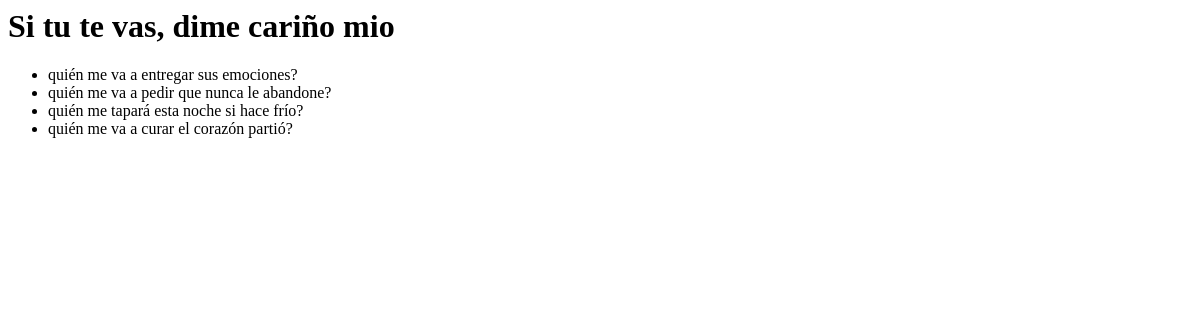
The page /home2/ on the database as committed earlier.
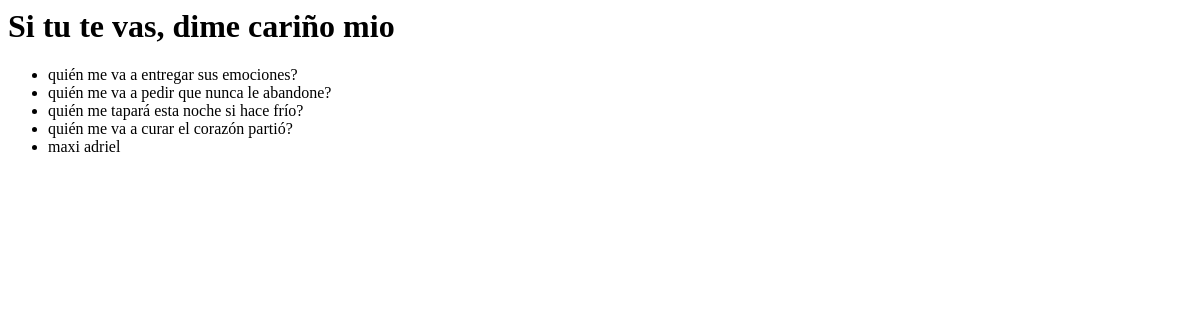
The same page on the database as committed later.
### posts/models.py (models this page shows, shortened)
class Post(models.Model):  # new
    text = models.TextField()

### posts/views.py (the view)
# urls.py: path("", HomePageView.as_view(), name="home"),
class HomePageView(ListView):
    model = Post
    template_name = "home2.html"

### templates/home2.html
<h1>Si tu te vas, dime cariño mio</h1>
<ul>
    {% for post in post_list %}
        <li>{{ post.text }}</li>
    {% endfor %}
</ul>

Rows that differ between the two databases and show on the page:
added Post: text "maxi adriel"
